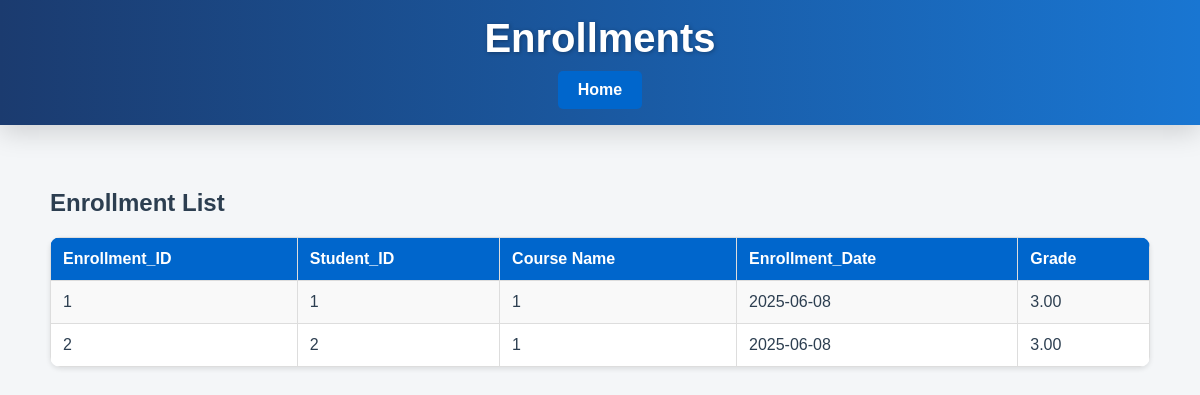
Screenshot of /enrollment.php with the database file from the repository.
### tables this page shows
CREATE TABLE `enrollment` (
  `Enrollment_ID` int(11) NOT NULL,
  `Student_ID` int(11) DEFAULT NULL,
  `Course_ID` int(11) DEFAULT NULL,
  `Enrollment_Date` date DEFAULT NULL,
  `Grade` varchar(5) DEFAULT NULL
);

### enrollment.php (the view, shortened to what this page needs)
<?php
include 'php/db.php';
?>
<!DOCTYPE html>
<html lang="en">
<head>
  <link rel="stylesheet" href="styles.css">
</head>
<body>
<header>
  <h1>Enrollments</h1>
  <nav>
    <a href="index.php" class="home-button">Home</a>
  </nav>
</header>
<main>
  <h2>Enrollment List</h2>
    <table>
      <tr>
        <th>Enrollment_ID</th>
        <th>Student_ID</th>
        <th>Course Name</th>
        <th>Enrollment_Date</th>
        <th>Grade</th>
      </tr>
      <?php
  $result = $conn->query("SELECT * FROM enrollment");
  while ($row = $result->fetch_assoc()) {
      echo "<tr>
              <td>{$row['Enrollment_ID']}</td>
              <td>{$row['Student_ID']}</td>
              <td>{$row['Course_ID']}</td>
              <td>{$row['Enrollment_Date']}</td>
              <td>{$row['Grade']}</td>
            </tr>";
  }
  ?>
    </table>
</main>
</body>
</html>

### styles.css (style rules this page uses)
body { margin: 0; font-family: 'Segoe UI', Tahoma, Geneva, Verdana, sans-serif; background: #f5f5f5; color: #2c3e50; scroll-behavior: smooth; }
header { background: linear-gradient(90deg, #1b3b6f, #1976d2); color: #ffffff; padding: 2rem 1rem; text-align: center; box-shadow: 0 8px 25px rgba(0,0,0,0.15); position: sticky; top: 0; z-index: 1000; }
header h1 { margin: 0; font-size: 2.5rem; text-shadow: 1px 1px 4px rgba(0,0,0,0.3); }
main { max-width: 1100px; margin: 2rem auto; padding: 0 1rem; }
table { width: 100%; border-collapse: separate; border-spacing: 0; background-color: #ffffff; border-radius: 10px; overflow: hidden; box-shadow: 0 8px 20px rgba(0,0,0,0.1); margin-top: 1rem; }
th, td { padding: 0.9rem 1rem; text-align: left; border-bottom: 1px solid #eee; }
tr:nth-child(even) td { background-color: #f9f9f9; }

### enrollment.php (style rules this page uses)
body { font-family: Arial, sans-serif; background-color: #f4f6f8; margin: 0; padding: 0; }
header { background-color: #003366; color: white; padding: 1rem 2rem; }
h1, h2 { margin: 0; }
nav { margin-top: 10px; }
.home-button { display: inline-block; padding: 10px 20px; background-color: #0066cc; color: white; text-decoration: none; border-radius: 5px; font-weight: bold; transition: background-color 0.3s; }
main { padding: 2rem; }
table { width: 100%; border-collapse: collapse; background: white; box-shadow: 0 2px 5px rgba(0,0,0,0.1); margin-top: 20px; }
th, td { padding: 12px; border: 1px solid #ddd; text-align: left; }
th { background-color: #0066cc; color: white; }
tr:nth-child(even) { background-color: #f9f9f9; }

### rows the page displays
enrollment: Enrollment_ID "1", Student_ID "1", Course_ID "1", Enrollment_Date "2025-06-08", Grade "3.00"
enrollment: Enrollment_ID "2", Student_ID "2", Course_ID "1", Enrollment_Date "2025-06-08", Grade "3.00"
